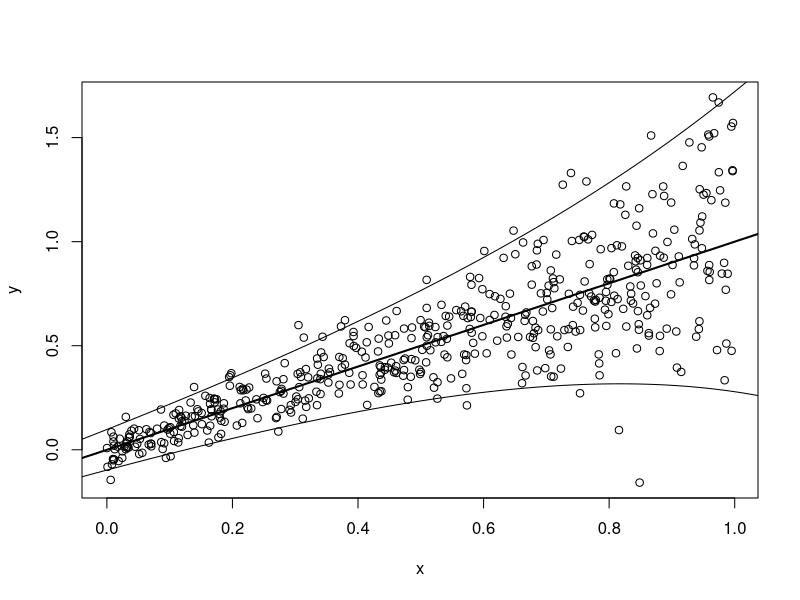

Write the R code that produced this figure.
## ---- chunk 1
knitr::opts_chunk$set(echo = TRUE)

## ---- chunk 2
# automatically create a bib database for R packages
knitr::write_bib(c(
  .packages(), 'R6', 'knitr', 'rmarkdown', 'asp20model', 'gamboostLSS','mboost', 'tidyverse'  
), 'packages.bib')
## ---- chunk 3
n <- 500
x <- runif(n)
y <- x + rnorm(n, sd = exp(-3 + 2 * x))
plot(x, y)
abline(0, 1, lwd = 2)
curve(x + 1.96 * exp(-3 + 2 * x), -0.1, 1.1, add = TRUE)
curve(x - 1.96 * exp(-3 + 2 * x), -0.1, 1.1, add = TRUE)
